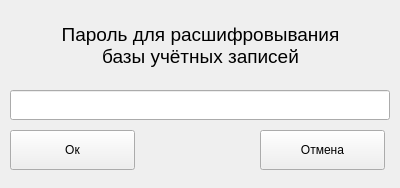
<?xml version="1.0" encoding="UTF-8"?>
<ui version="4.0">
 <class>Form2</class>
 <widget class="QWidget" name="Form2">
  <property name="geometry">
   <rect>
    <x>0</x>
    <y>0</y>
    <width>400</width>
    <height>188</height>
   </rect>
  </property>
  <property name="sizePolicy">
   <sizepolicy hsizetype="Fixed" vsizetype="Fixed">
    <horstretch>0</horstretch>
    <verstretch>0</verstretch>
   </sizepolicy>
  </property>
  <property name="windowTitle">
   <string>Расшифровать базу данных</string>
  </property>
  <widget class="QLabel" name="label">
   <property name="geometry">
    <rect>
     <x>20</x>
     <y>10</y>
     <width>361</width>
     <height>71</height>
    </rect>
   </property>
   <property name="font">
    <font>
     <pointsize>14</pointsize>
    </font>
   </property>
   <property name="text">
    <string>Пароль для расшифровывания
базы учётных записей</string>
   </property>
   <property name="alignment">
    <set>Qt::AlignCenter</set>
   </property>
  </widget>
  <widget class="QLineEdit" name="lineEdit">
   <property name="geometry">
    <rect>
     <x>10</x>
     <y>90</y>
     <width>380</width>
     <height>30</height>
    </rect>
   </property>
   <property name="echoMode">
    <enum>QLineEdit::Password</enum>
   </property>
  </widget>
  <widget class="QPushButton" name="pushButton">
   <property name="geometry">
    <rect>
     <x>10</x>
     <y>130</y>
     <width>125</width>
     <height>40</height>
    </rect>
   </property>
   <property name="text">
    <string>Ок</string>
   </property>
  </widget>
  <widget class="QPushButton" name="pushButton_2">
   <property name="geometry">
    <rect>
     <x>260</x>
     <y>130</y>
     <width>125</width>
     <height>40</height>
    </rect>
   </property>
   <property name="text">
    <string>Отмена</string>
   </property>
  </widget>
 </widget>
 <resources/>
 <connections/>
</ui>
